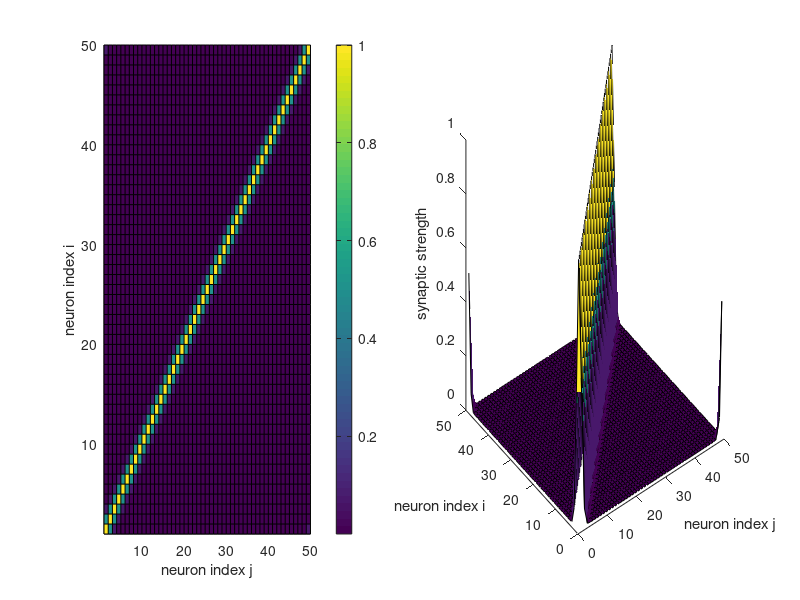

Source code (MATLAB):
% simple script to parametrize the WTA circuit in the sharp learning net

% in each population the neurons are laterally interconnected to implement
% a soft Winner-Take-All circuit

% test the parametrization of a WTA 
close all; clear all; clc; 

% number of neurons in the population 
N_NEURONS = 50;

% scaling factor 
GAMMA = 1;
% decay term 
DELTA = 0.0;
% standard deviation 
SIGMA = 0.85;

% the weight matrix for lateral interconnectivity 
W = rand(N_NEURONS, N_NEURONS);

% build up the connectivity matrix 
for idx = 1:N_NEURONS
    for jdx = 1:N_NEURONS
        dij = min([abs(idx-jdx), N_NEURONS - abs(idx-jdx)]);
        W(idx, jdx) = GAMMA*exp(-0.5*(dij/SIGMA)^2) - DELTA;       
    end
end

% visualize the lateral connectivity weight matrix
figure; set(gcf, 'color', 'w');
subplot(1,2,1);
pcolor(W); box off; grid off; colorbar;
xlabel('neuron index j'); ylabel('neuron index i');
subplot(1,2,2);
surf(W(1:N_NEURONS, 1:N_NEURONS)); box off; grid off;
xlabel('neuron index j'); ylabel('neuron index i');
zlabel('synaptic strength');